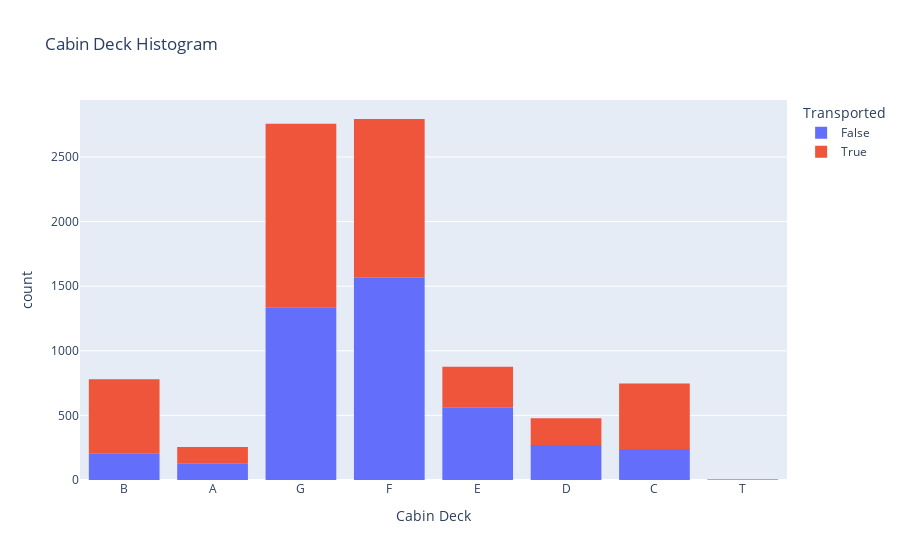

Notebook code for this chart:
### Code cell
#let's take a closer look at deck level and transported stats 

fig = px.histogram(train_data, x='Cabin Deck', title = "Cabin Deck Histogram", color= train_data['Transported'])
fig.show()

### Figure 1 — Plotly figure (JSON) as saved in the notebook; plotly's stock layout.template omitted (floating-point values rounded to 4 significant figures; data arrays with more than 128 entries replaced by an {"elided": "..."} marker saying what was removed)
{"data": [{"alignmentgroup": "True", "bingroup": "x", "hovertemplate": "Transported=False<br>Cabin Deck=%{x}<br>count=%{y}<extra></extra>", "legendgroup": "False", "marker": {"color": "#636efa", "pattern": {"shape": ""}}, "name": "False", "offsetgroup": "False", "orientation": "v", "showlegend": true, "type": "histogram", "x": {"elided": "4315 str values"}, "xaxis": "x", "yaxis": "y"}, {"alignmentgroup": "True", "bingroup": "x", "hovertemplate": "Transported=True<br>Cabin Deck=%{x}<br>count=%{y}<extra></extra>", "legendgroup": "True", "marker": {"color": "#EF553B", "pattern": {"shape": ""}}, "name": "True", "offsetgroup": "True", "orientation": "v", "showlegend": true, "type": "histogram", "x": {"elided": "4378 str values"}, "xaxis": "x", "yaxis": "y"}], "layout": {"barmode": "relative", "legend": {"title": {"text": "Transported"}, "tracegroupgap": 0}, "title": {"text": "Cabin Deck Histogram"}, "xaxis": {"anchor": "y", "domain": [0, 1], "title": {"text": "Cabin Deck"}}, "yaxis": {"anchor": "x", "domain": [0, 1], "title": {"text": "count"}}}}
